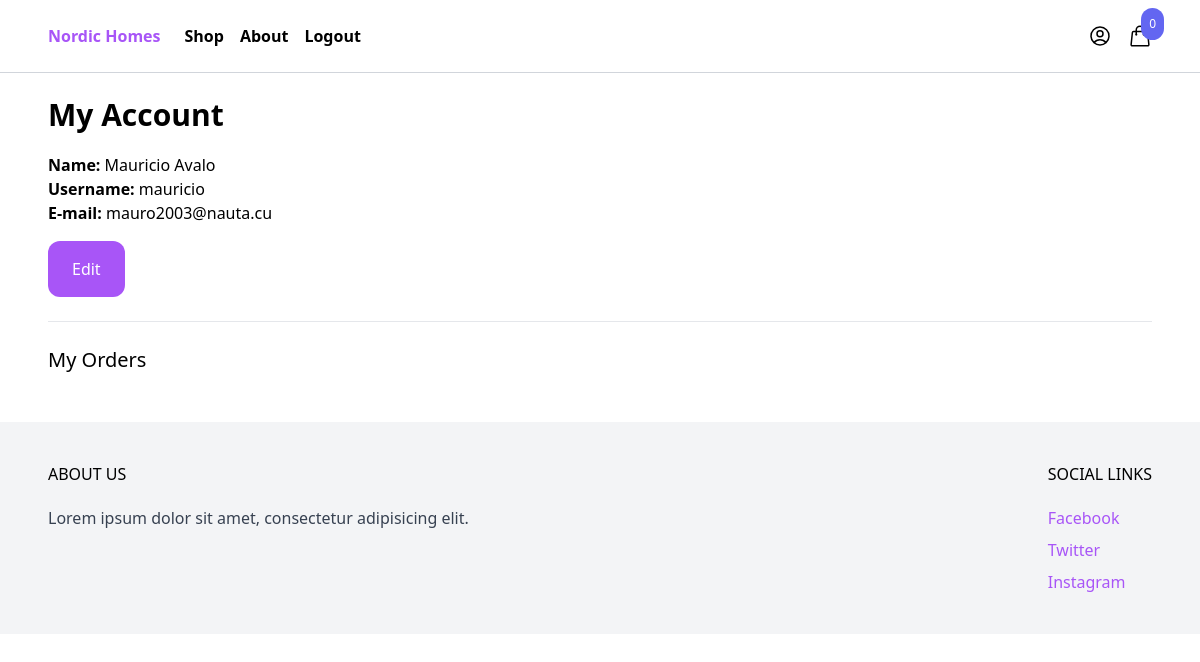
/myaccount (signed in), run on an earlier commit of the app's database.
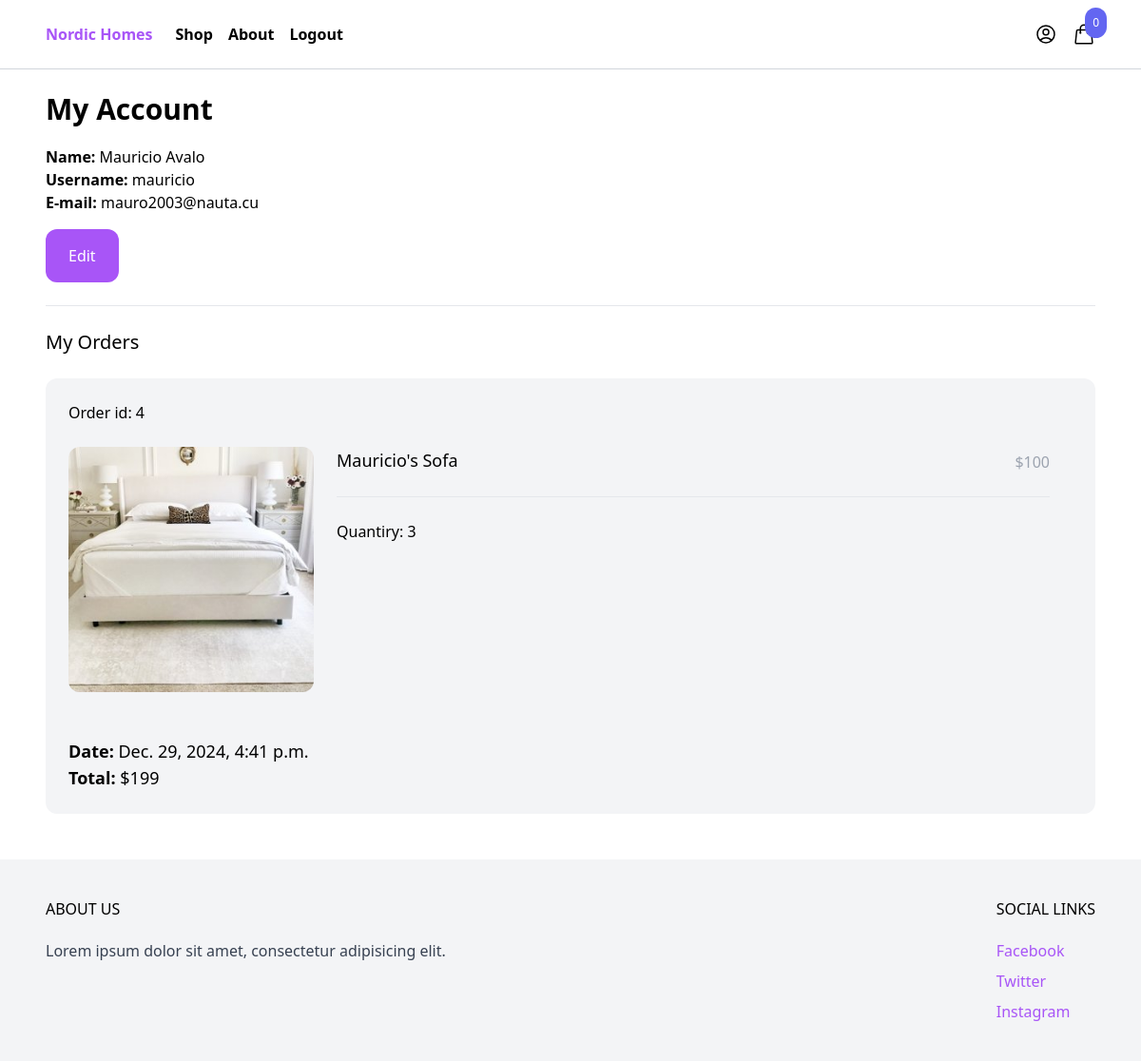
And on a later commit of the database.
### order/models.py (models this page shows)
class Order(models.Model):
    ORDERED = 'ordered'
    SHIPPED = 'shipped'
    STATUS_CHOICES = (
        (ORDERED, 'Ordered'),
        (SHIPPED, 'Shipped'),
    )
    user = models.ForeignKey(User, related_name='orders', blank=True, on_delete=models.CASCADE)
    first_name = models.CharField(max_length=255)
    last_name = models.CharField(max_length=255)
    email = models.EmailField(max_length=255)
    address = models.CharField(max_length=255)
    zipcode = models.CharField(max_length=255)
    place = models.CharField(max_length=255)
    phone = models.CharField(max_length=255)
    created_at = models.DateTimeField(auto_now_add=True)
    paid = models.BooleanField(default=False)
    paid_amount = models.IntegerField(blank=True, null=True)
    status = models.CharField(max_length=20, choices=STATUS_CHOICES, default=ORDERED)

class OrderItem(models.Model):
    order =  models.ForeignKey(Order, related_name='items', on_delete=models.CASCADE)
    product = models.ForeignKey(Product, related_name='items', on_delete=models.CASCADE)
    price = models.IntegerField()
    quantity = models.IntegerField(default=1)

### product/models.py (models this page shows, shortened)
class Product(models.Model):
    category = models.ForeignKey(Category, related_name='products', on_delete=models.CASCADE)
    name = models.CharField(max_length=255)
    slug = models.SlugField()
    description = models.TextField(blank=True, null=True)
    price = models.IntegerField()
    created_at = models.DateTimeField(auto_now_add=True)
    image = models.ImageField(upload_to='uploads/', blank=True, null=True)
    thumbnail = models.ImageField(upload_to='uploads/', blank=True, null=True)
    class Meta:
        ordering = ('-created_at',)
    def get_thumbnail(self):
        if self.thumbnail:
            return self.thumbnail.url

### core/views.py (the view)
# urls.py: path('myaccount', myaccount, name='myaccount'),
@login_required
def myaccount(request):
    return render(request, 'core/myaccount.html')

### cart/cart.py (called while the page is built)
    def __len__(self):
        return sum(item['quantity'] for item in self.cart.values())

### cart/context_processors.py (called while the page is built)
def cart(request):
    return {'cart': Cart(request)}

### core/templates/core/myaccount.html (shortened to what this page needs)
{% extends 'core/base.html' %}
{% block content %}
<div class="max-w-6xl mx-auto p-6">
    <h1 class="font-bold mb-5 text-3xl">My Account</h1>
    <div class="mb-6">
        <strong>Name: </strong>{{ request.user.get_full_name }} <br>
        <strong>Username: </strong>{{ request.user.username }} <br>
        <strong>E-mail: </strong> {{ request.user.email }} <br>
        <a href="{% url "edit_myaccount" %}" class="inline-block mt-4 py-4 px-6 rounded-xl text-white bg-purple-500">Edit</a>
    </div>
    <hr>
    <h2 class="my-6 text-xl">My Orders</h2>
    {% for order in request.user.orders.all %}
        <div class="w-full mb-6 p-6 flex flex-wrap bg-gray-100 rounded-xl" >
            <div class="mb-6 flex justify-between">
                <a href="#">Order  id: {{ order.id }}</a>
            </div>
            <div class="mb-6 w-full">
                {% for item in order.items.all %}
                    <div class="product mb-6 flex pr-6">
                        <a href="#" class="w-1/4">
                            <img class="hover:shadow-lg rounded-xl" src="{{ item.product.get_thumbnail }}">
                        </a>
                        <div class="w-3/4 pl-6">
                            <div class="flex justify-between">
                                <a href="#" class="text-lg">{{ item.product.name }}</a>
                                <p class="mb-6 pt-1 text-gray-400">${{ item.product.price }}</p>
                            </div>
                            <hr>
                            <div class="mt-6">
                                Quantiry: {{ item.quantity }}
                            </div>
                        </div>
                    </div>
                {% endfor %}
            </div>
            <div>
                <p class="text-lg"><strong>Date:</strong> {{ order.created_at }} </p>
                <p class="text-lg"><strong>Total:</strong> $199</p>
            </div>
        </div>
    {% endfor %}
</div>
{% endblock %}

### core/templates/core/base.html (shortened to what this page needs)
<!DOCTYPE html>
<html lang="en">
<head>
    <script src="https://cdn.tailwindcss.com"></script>
</head>
<body>
    <nav class="border-b border-gray-300">
        <div class="max-w-6xl mx-auto py-2 px-6 xl:px-0 flex items-center justify-between">
            <div class="menu-left flex items-center space-x-6">
                <a href="{% url 'frontpage' %}" class="py-4 text-lb text-purple-500 font-semibold">Nordic Homes</a>
                <ul class="flex items-center space-x-4 font-semibold">
                    <li><a href="{% url 'shop' %}">Shop</a></li>
                    <li><a href="#">About</a></li>
                    {% if request.user.is_authenticated %}
                    <li>
                        <form method="post" action="{% url 'logout' %}">
                            <button type="submit" class="py-4 text-lb font-semibold">Logout</button>
                        </form>
                    </li>
                    {% endif %}
                </ul>
            </div>
            <div class="menu-right flex items-center space-x-4">
                <a href="{% url 'myaccount' %}">
                </a>
                <div hx-get="{% url 'hx_menu_cart' %}"
                    hx-trigger="update-menu-cart from:body"
                    hx-swap="innerHTML"
                >
                    {% include 'cart/menu_cart.html' %}
                </div>
            </div>
        </div>
    </nav>
    <main>
        {% block content%}
        {% endblock %}
    </main>
    <footer class="bg-gray-100">
        <div class="max-w-6xl mx-auto py-10 px-6 xl:px-0 md:flex justify-between">
            <div class="footer-left mb-12 md:mb-0">
                <h2 class="mb-5 uppercase textc-lg">About Us</h2>
                <p class="text-gray-700">Lorem ipsum dolor sit amet, consectetur adipisicing elit. </p>
            </div>
            <div class="footer-right">
                <h2 class="mb-5 uppercase textc-lg">Social Links</h2>
                <ul class="space-y-2">
                    <li><a href="#" class="text-purple-500 hover:text-purple-800">Facebook</a></li>
                    <li><a href="#" class="text-purple-500 hover:text-purple-800">Twitter</a></li>
                    <li><a href="#" class="text-purple-500 hover:text-purple-800">Instagram</a></li>
                </ul>
            </div>
        </div>
    </footer>
</body>
</html>

### cart/templates/cart/menu_cart.html (shortened to what this page needs)
<a href="{% url 'cart' %}" id="menu-cart-button" class="relative">
    <span class="p-2 absolute -top-4 -right-3 bg-indigo-500 text-white text-xs rounded-full">{{cart|length}}</span>
</a>

What changed in the data, as far as the page shows it:
added Order: id "4", created_at "Dec. 29, 2024, 4:41 p.m."
added OrderItem: product.get_thumbnail (picture), product.name "Mauricio's Sofa", product.price "100", quantity "3"
